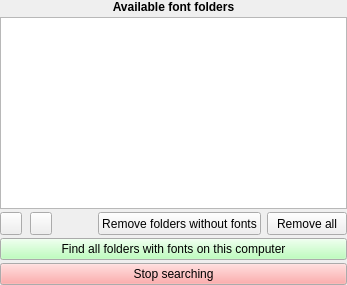
       <widget class="QWidget" name="folderEditView">
        <layout class="QVBoxLayout" name="verticalLayout_4">
         <property name="spacing">
          <number>3</number>
         </property>
         <property name="margin">
          <number>0</number>
         </property>
         <item>
          <widget class="QLabel" name="availableFontsFoldersLabel">
           <property name="font">
            <font>
             <weight>75</weight>
             <bold>true</bold>
            </font>
           </property>
           <property name="text">
            <string>Available font folders</string>
           </property>
           <property name="alignment">
            <set>Qt::AlignCenter</set>
           </property>
          </widget>
         </item>
         <item>
          <widget class="QTableView" name="foldersView">
           <property name="autoScroll">
            <bool>false</bool>
           </property>
           <property name="alternatingRowColors">
            <bool>true</bool>
           </property>
           <property name="selectionMode">
            <enum>QAbstractItemView::SingleSelection</enum>
           </property>
           <property name="selectionBehavior">
            <enum>QAbstractItemView::SelectRows</enum>
           </property>
           <property name="sortingEnabled">
            <bool>true</bool>
           </property>
           <property name="wordWrap">
            <bool>false</bool>
           </property>
           <property name="cornerButtonEnabled">
            <bool>false</bool>
           </property>
           <attribute name="horizontalHeaderStretchLastSection">
            <bool>true</bool>
           </attribute>
           <attribute name="verticalHeaderVisible">
            <bool>false</bool>
           </attribute>
           <attribute name="verticalHeaderVisible">
            <bool>false</bool>
           </attribute>
           <attribute name="horizontalHeaderStretchLastSection">
            <bool>true</bool>
           </attribute>
          </widget>
         </item>
         <item>
          <layout class="QHBoxLayout" name="horizontalLayout_8">
           <property name="spacing">
            <number>6</number>
           </property>
           <item>
            <widget class="QPushButton" name="addFolderButton">
             <property name="sizePolicy">
              <sizepolicy hsizetype="Fixed" vsizetype="Fixed">
               <horstretch>0</horstretch>
               <verstretch>0</verstretch>
              </sizepolicy>
             </property>
             <property name="minimumSize">
              <size>
               <width>22</width>
               <height>23</height>
              </size>
             </property>
             <property name="maximumSize">
              <size>
               <width>22</width>
               <height>23</height>
              </size>
             </property>
             <property name="text">
              <string/>
             </property>
             <property name="icon">
              <iconset resource="../resources/fontmate.qrc">
               <normaloff>:/icons/add.png</normaloff>:/icons/add.png</iconset>
             </property>
            </widget>
           </item>
           <item>
            <spacer name="horizontalSpacer_7">
             <property name="orientation">
              <enum>Qt::Horizontal</enum>
             </property>
             <property name="sizeType">
              <enum>QSizePolicy::Fixed</enum>
             </property>
             <property name="sizeHint" stdset="0">
              <size>
               <width>2</width>
               <height>20</height>
              </size>
             </property>
            </spacer>
           </item>
           <item>
            <widget class="QPushButton" name="removeFolderButton">
             <property name="sizePolicy">
              <sizepolicy hsizetype="Fixed" vsizetype="Fixed">
               <horstretch>0</horstretch>
               <verstretch>0</verstretch>
              </sizepolicy>
             </property>
             <property name="minimumSize">
              <size>
               <width>22</width>
               <height>23</height>
              </size>
             </property>
             <property name="maximumSize">
              <size>
               <width>22</width>
               <height>23</height>
              </size>
             </property>
             <property name="text">
              <string notr="true"/>
             </property>
             <property name="icon">
              <iconset resource="../resources/fontmate.qrc">
               <normaloff>:/icons/remove.png</normaloff>:/icons/remove.png</iconset>
             </property>
             <property name="flat">
              <bool>false</bool>
             </property>
            </widget>
           </item>
           <item>
            <spacer name="horizontalSpacer_4">
             <property name="orientation">
              <enum>Qt::Horizontal</enum>
             </property>
             <property name="sizeHint" stdset="0">
              <size>
               <width>40</width>
               <height>20</height>
              </size>
             </property>
            </spacer>
           </item>
           <item>
            <widget class="QPushButton" name="removeFoldersWithoutFontsButton">
             <property name="sizePolicy">
              <sizepolicy hsizetype="Preferred" vsizetype="Preferred">
               <horstretch>0</horstretch>
               <verstretch>0</verstretch>
              </sizepolicy>
             </property>
             <property name="text">
              <string>Remove folders without fonts</string>
             </property>
            </widget>
           </item>
           <item>
            <widget class="QPushButton" name="removeAllFoldersButton">
             <property name="sizePolicy">
              <sizepolicy hsizetype="Preferred" vsizetype="Preferred">
               <horstretch>0</horstretch>
               <verstretch>0</verstretch>
              </sizepolicy>
             </property>
             <property name="text">
              <string>Remove all</string>
             </property>
            </widget>
           </item>
          </layout>
         </item>
         <item>
          <widget class="QPushButton" name="startFontFolderSearchButton">
           <property name="sizePolicy">
            <sizepolicy hsizetype="Expanding" vsizetype="Preferred">
             <horstretch>0</horstretch>
             <verstretch>0</verstretch>
            </sizepolicy>
           </property>
           <property name="palette">
            <palette>
             <active>
              <colorrole role="Button">
               <brush brushstyle="SolidPattern">
                <color alpha="255">
                 <red>170</red>
                 <green>255</green>
                 <blue>170</blue>
                </color>
               </brush>
              </colorrole>
             </active>
             <inactive>
              <colorrole role="Button">
               <brush brushstyle="SolidPattern">
                <color alpha="255">
                 <red>170</red>
                 <green>255</green>
                 <blue>170</blue>
                </color>
               </brush>
              </colorrole>
             </inactive>
             <disabled>
              <colorrole role="Button">
               <brush brushstyle="SolidPattern">
                <color alpha="255">
                 <red>170</red>
                 <green>255</green>
                 <blue>170</blue>
                </color>
               </brush>
              </colorrole>
             </disabled>
            </palette>
           </property>
           <property name="text">
            <string>Find all folders with fonts on this computer</string>
           </property>
          </widget>
         </item>
         <item>
          <widget class="QPushButton" name="stopFontFolderSearchButton">
           <property name="palette">
            <palette>
             <active>
              <colorrole role="Button">
               <brush brushstyle="SolidPattern">
                <color alpha="255">
                 <red>255</red>
                 <green>148</green>
                 <blue>148</blue>
                </color>
               </brush>
              </colorrole>
             </active>
             <inactive>
              <colorrole role="Button">
               <brush brushstyle="SolidPattern">
                <color alpha="255">
                 <red>255</red>
                 <green>148</green>
                 <blue>148</blue>
                </color>
               </brush>
              </colorrole>
             </inactive>
             <disabled>
              <colorrole role="Button">
               <brush brushstyle="SolidPattern">
                <color alpha="255">
                 <red>255</red>
                 <green>148</green>
                 <blue>148</blue>
                </color>
               </brush>
              </colorrole>
             </disabled>
            </palette>
           </property>
           <property name="text">
            <string>Stop searching</string>
           </property>
          </widget>
         </item>
        </layout>
       </widget>
